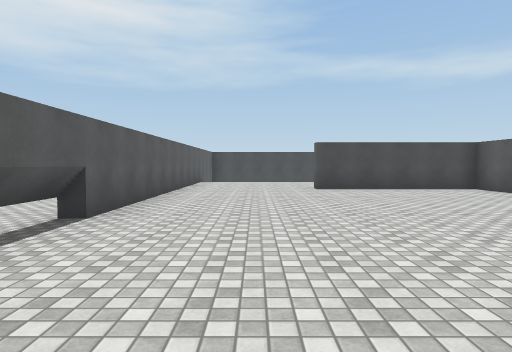
view 1 (above)

19 first-person views from a walk through a 3-D level made in the Unity game engine. The camera is 1.4 m above the floor, tilts 2° down and sees 75° across. The floor is counted in squares, 2 m on a side. Each view is taken from the middle of a square. On the plan, view 1 faces up. The plan holds only what a view shows up to about 10 squares ahead; the rest is blank. The place goes on beyond the plan. Surface patterns are stand-ins for the level's own textures.

view 2
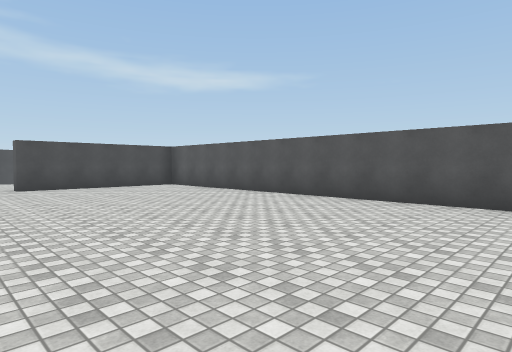

view 3
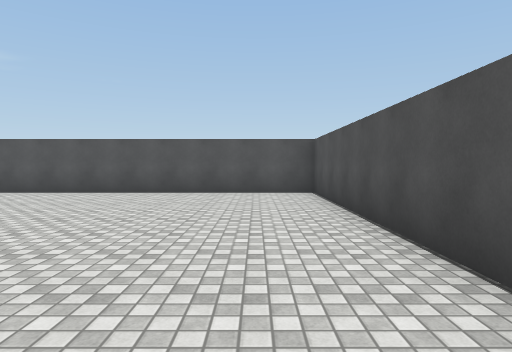

view 4
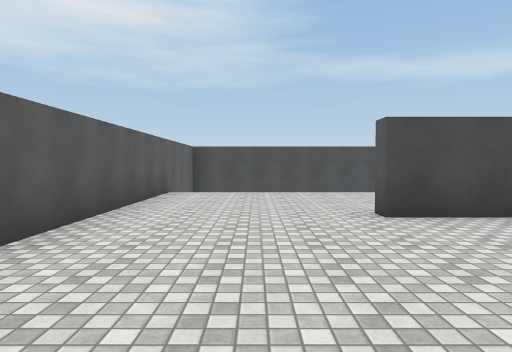

view 5
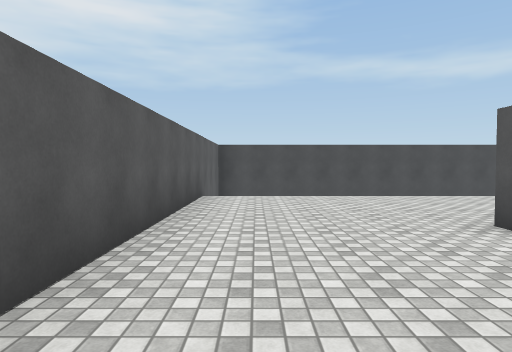

view 6
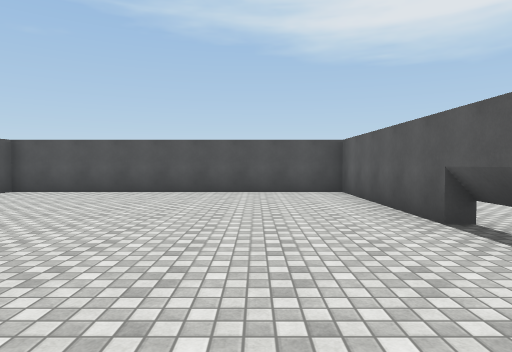

view 7
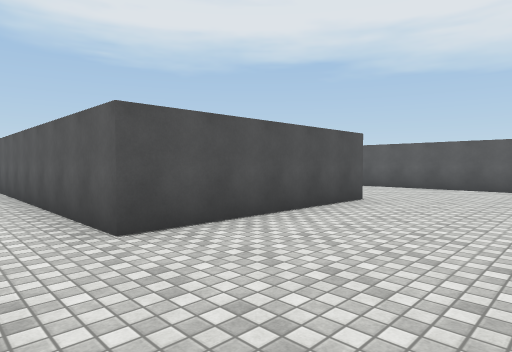

view 8
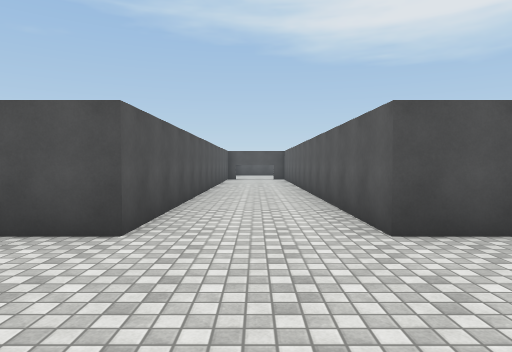

view 9
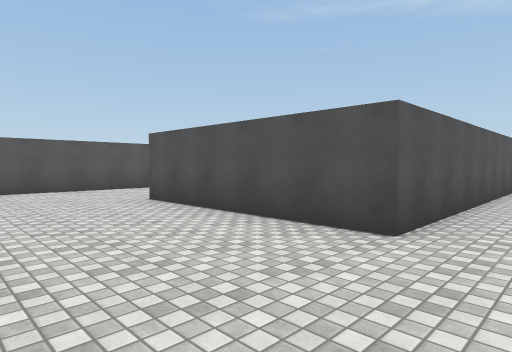

view 10
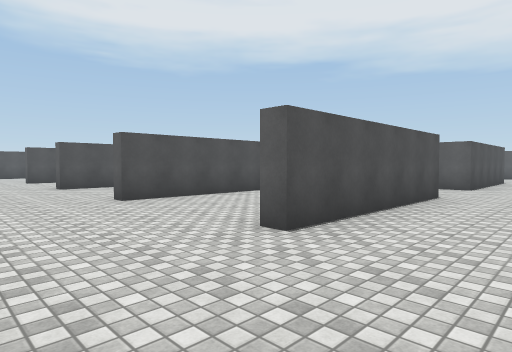

view 11
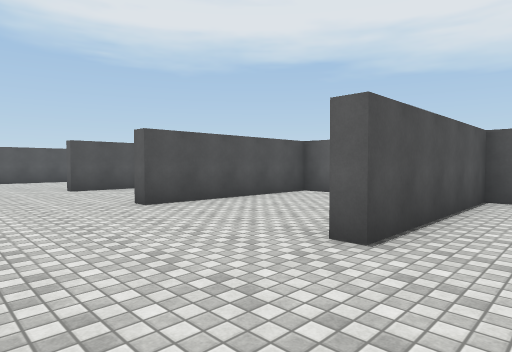

view 12
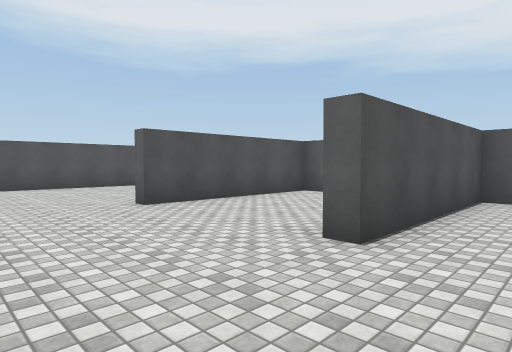

view 13
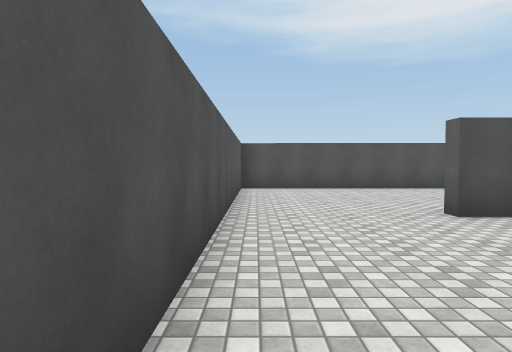

view 14
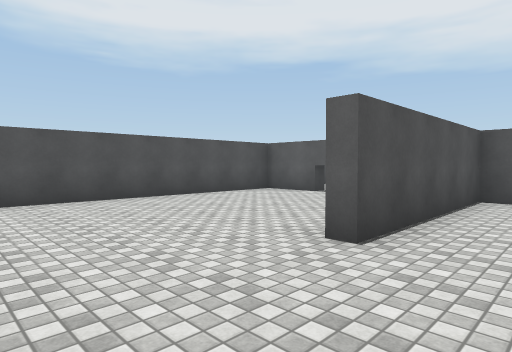

view 15
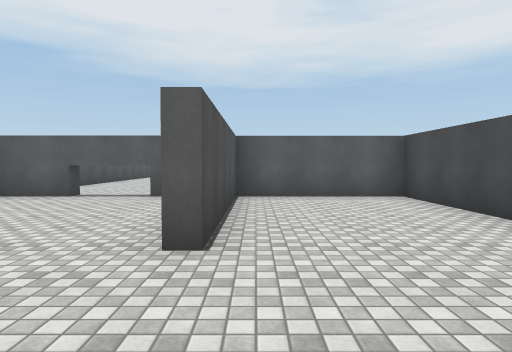

view 16
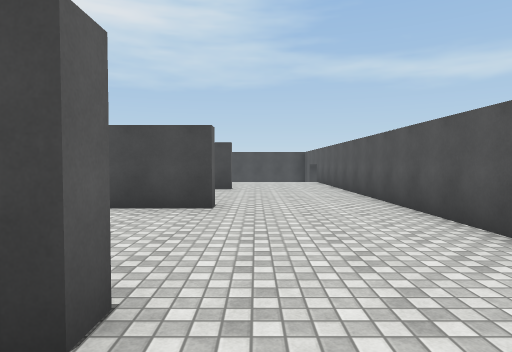

view 17
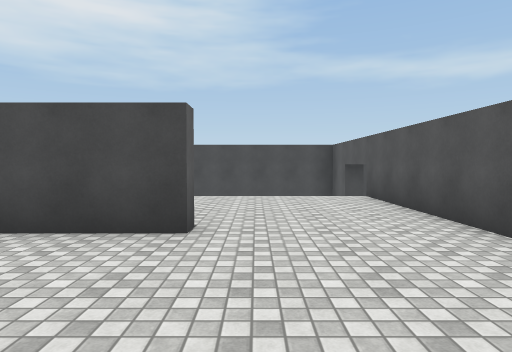

view 18
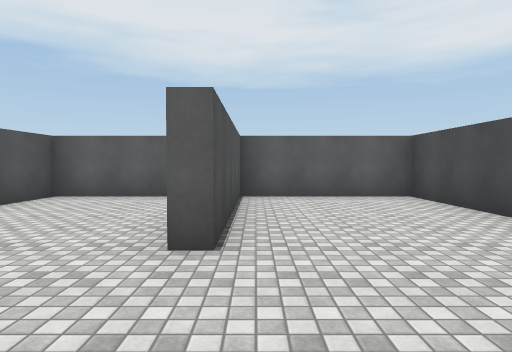

view 19
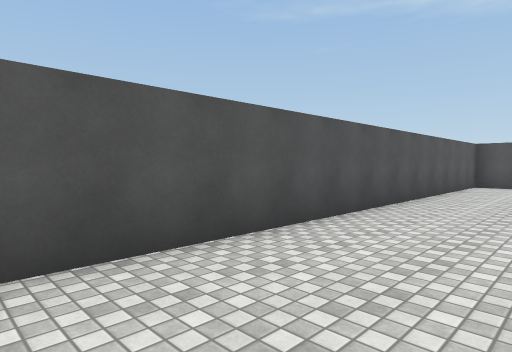

### Floor plan
Points are (right, up) in squares from view 1. A wall is a line through its corners. A room is listed if a view was taken in it or the views show most of it. See-through windows are left out.
Room 1 (views 1, 2, 3, 4, 5, 6, 7, 8, 9, 10, 11, 12, 13, 14, 15, 16, 17, 18, 19)
walls: (9.8, 4.1) (9.8, 1.6) (14.3, 1.6) (14.3, 1.2) (9.8, 1.2) (9.8, -2.4) (14.3, -2.4) (14.3, -2.9); (9.3, 3) (9.3, 9.8) (14.3, 9.8) (14.3, 9.4) (9.8, 9.4) (9.8, 5.7) (14.3, 5.7) (14.3, 5.3) (12.6, 5.3); (9.8, -4) (9.8, -7.7) (17.4, -7.7) (17.4, 13.9); (-2.1, 4.3) (-2.4, 4.3); (-2.4, 2.1) (-2.1, 2.1); (9.2, -6.1) (9.8, -6.1); (-2.2, 16) (-2.2, -2.4) (6.2, -2.4) (6.2, 9.4) (1.7, 9.4) (1.7, 9.8) (6.7, 9.8) (6.7, 2.9)
low walls: (-2.4, 4.3) (-2.4, 2.1)

Where each view was taken, in squares from view 1:
view 1: 0 up, 0 right, facing up
view 2: 1 down, 0 right, facing up-right
view 3: 1 down, 2 left, facing right
view 4: 5 up, 0 right, facing up
view 5: 6 up, 1 left, facing up
view 6: 6 up, 0 right, facing down
view 7: 13 up, 8 right, facing down-left
view 8: 13 up, 8 right, facing down
view 9: 13 up, 8 right, facing down-right
view 10: 12 up, 17 right, facing down-left
view 11: 7 up, 17 right, facing down-left
view 12: 3 up, 17 right, facing down-left
view 13: 2 up, 17 right, facing down
view 14: 1 down, 17 right, facing down-left
view 15: 2 down, 17 right, facing left
view 16: 0 up, 15 right, facing up
view 17: 6 up, 15 right, facing up
view 18: 6 up, 17 right, facing left
view 19: 4 up, 15 right, facing down-right
